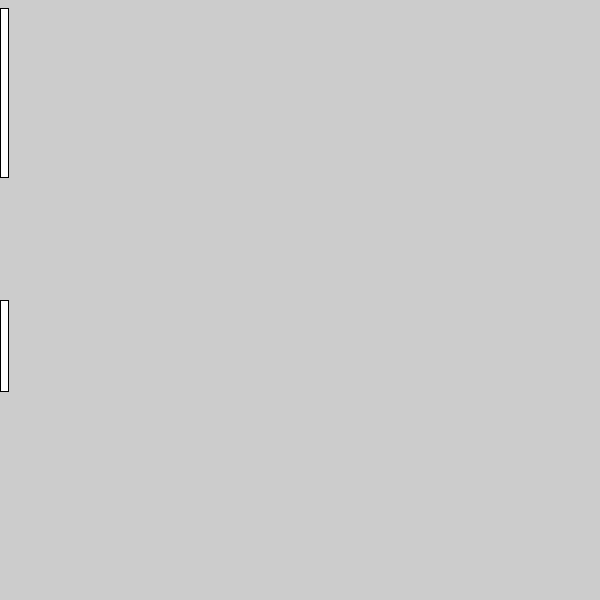
Frame 1 (no input)
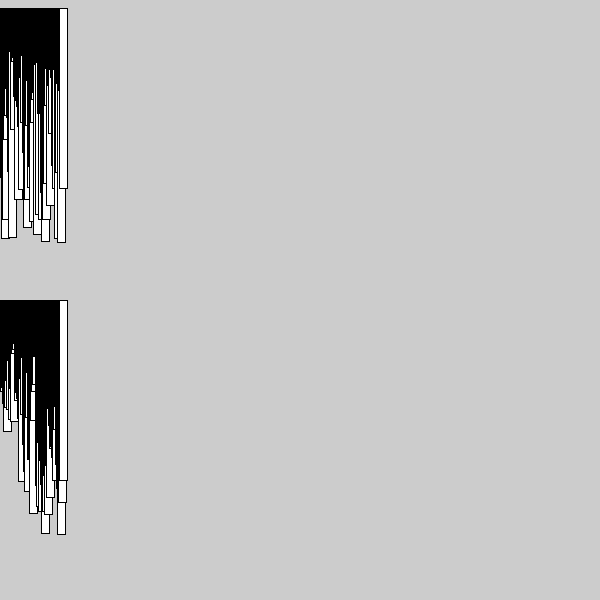
Frame 60 (the mouse pressed at the canvas centre just before this capture)
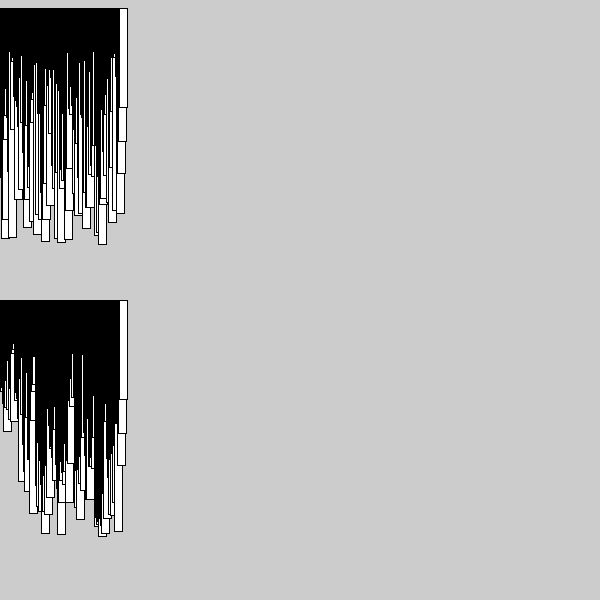
Frame 120 (the mouse held since frame 60 and released just before this capture)

The Processing sketch that drew these frames (run headless with seeded random() and noise(); from frame 60 on, the mouse is pressed at the canvas centre):

// Processing sketch: noiseIll
// ── noiseIll.pde
int intA = 0; 
int intB = 0; 
int current = 25;
int xpoint = 0; 

void setup () {
 size(600,600); 
}

void draw() { 
  intA = floor(random(200)); 
  intB = floor(random(200)); 
  // int intC = floor(random(200)); 
  rect(xpoint, 8, 8, 40+intA);  
  // int currentOne = closest(current, intA, intB); 
  // current = closest(current, currentOne, intC); 
  current = closest(current, intA, intB);
  rect(xpoint, 300, 8, 40+current);   
  xpoint = xpoint + 1; 
}

int closest(int c, int a, int b) {
  int ca = abs(c-a); 
  int cb = abs(c-b); 
  if (ca < cb) {
    return a; 
  } else {
    return b; 
  }
}


// int current1 = closest(current, intA, intB); // <--
// intA = (int)random(100); 
// intB = floor(random(100)); 
// int current2 = closest(current, intA, intB); // <--
// current = closest(current, current1, current2); // <--
